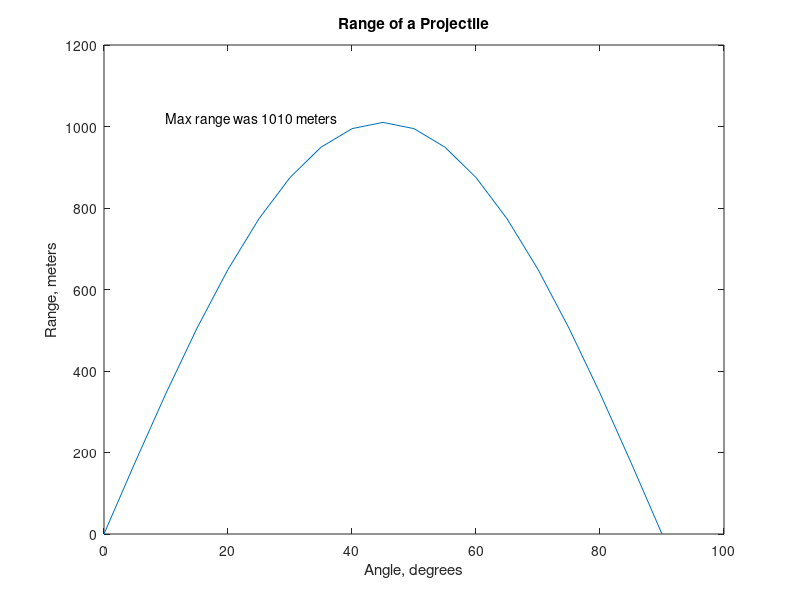

Source code (MATLAB):
% Example 7.3
% Find the maximum projectile range
% Create an annotated graph of the results
% Define the input parameters
g = 9.9; % Acceleration due to gravity
velocity = 100; % Initial velocity, m/s^2
theta = [0:5:90] % Launch angle in degrees
% Calculate the range 
range = velocity^2/g*sind(2*theta);
% Claculate the maximum range
m = max(range);
% Create the input for the textbox
tinput = sprintf('Max range was %4.0f meters \n', m);
% Plot the results
plot(theta, range)
title('Range of a Projectile')
xlabel('Angle, degrees'), ylabel('Range, meters')
text(10,m,tinput)